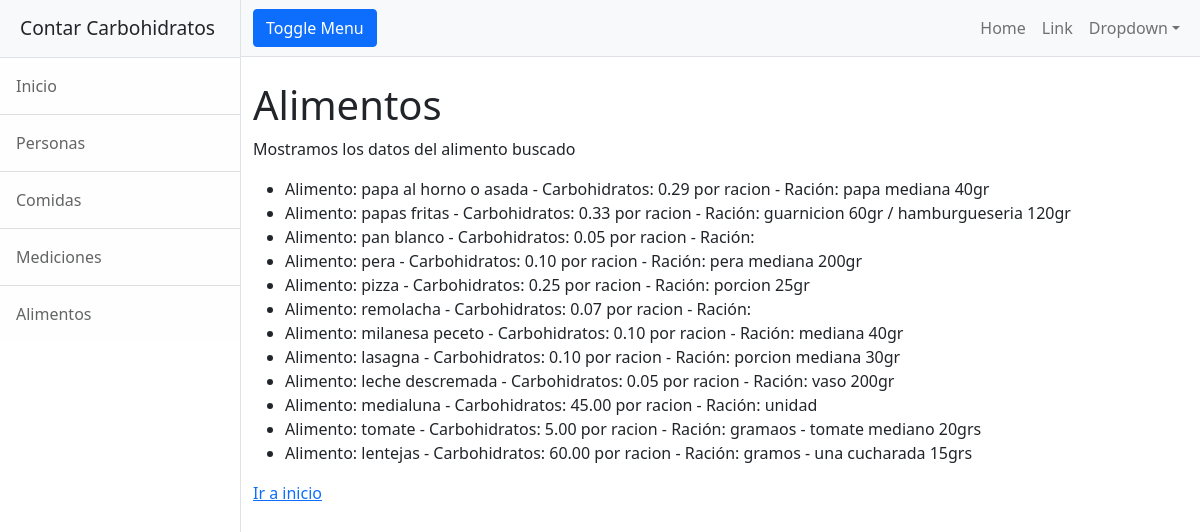
The app's page /carbohidratos/alimentos/listar/, older data.
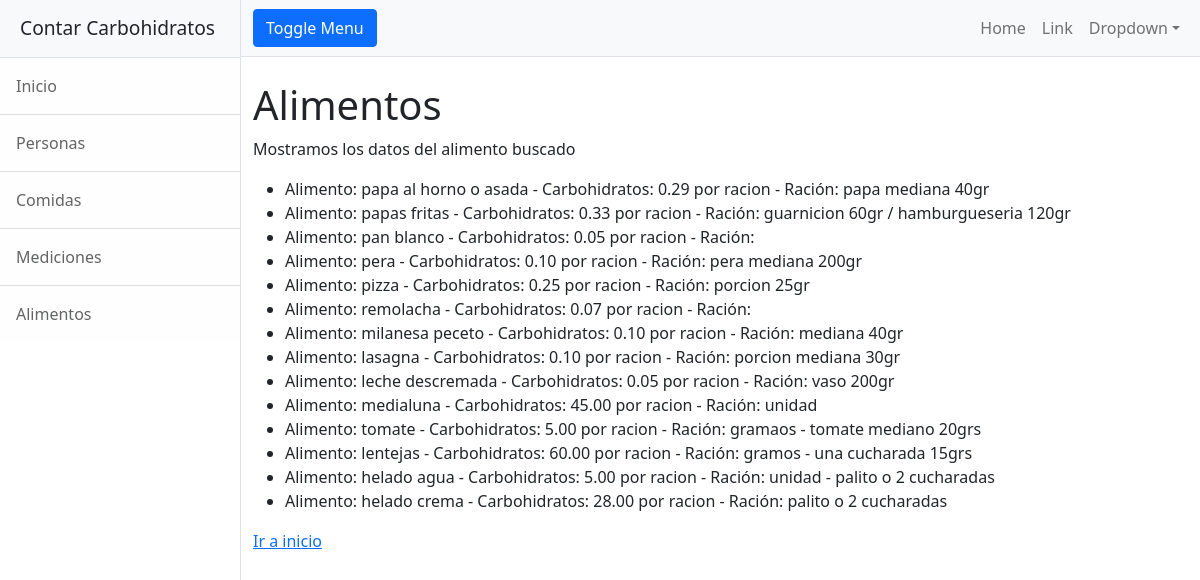
The same page, newer data.
### carbohidratos/models.py (models this page shows)
class Alimentos(models.Model):
    alimento = models.CharField(max_length=50,unique=True,primary_key=True)
    carbohidratos = models.DecimalField(decimal_places=2,max_digits=6)
    racion = models.CharField(max_length=50)
    indice_glucemico = models.IntegerField(default=0)

### carbohidratos/views.py (the view)
# urls.py: path("alimentos/listar/", alimentos_listar, name="carbohidratos-alimentos-listar"),
def alimentos_listar(request):
    lista_alimentos = Alimentos.objects.all()
    contexto = {"alimento_resultado":lista_alimentos}
    return render(request, "carbohidratos/alimentos_buscar_resultados.html",contexto)

### carbohidratos/templates/carbohidratos/alimentos_buscar_resultados.html
{% extends "carbohidratos/base.html" %}
{% block contenido %}
<h1 class="mt-4">Alimentos</h1>
<p> Mostramos los datos del alimento buscado </p>
    <ul>
        {% for alimento in alimento_resultado %}
            <li>Alimento: {{alimento.alimento}} - Carbohidratos: {{alimento.carbohidratos}} por racion - Ración: {{alimento.racion}}</li>
        {% endfor %}
    </ul>
<a href="{% url 'carbohidratos-inicio' %}"> Ir a inicio </a>
{% endblock %}

Row changes from the older to the newer data that the page shows:
added Alimentos: alimento "helado agua", carbohidratos "5.00", racion "unidad - palito o 2 cucharadas"
added Alimentos: alimento "helado crema", carbohidratos "28.00", racion "palito o 2 cucharadas"
